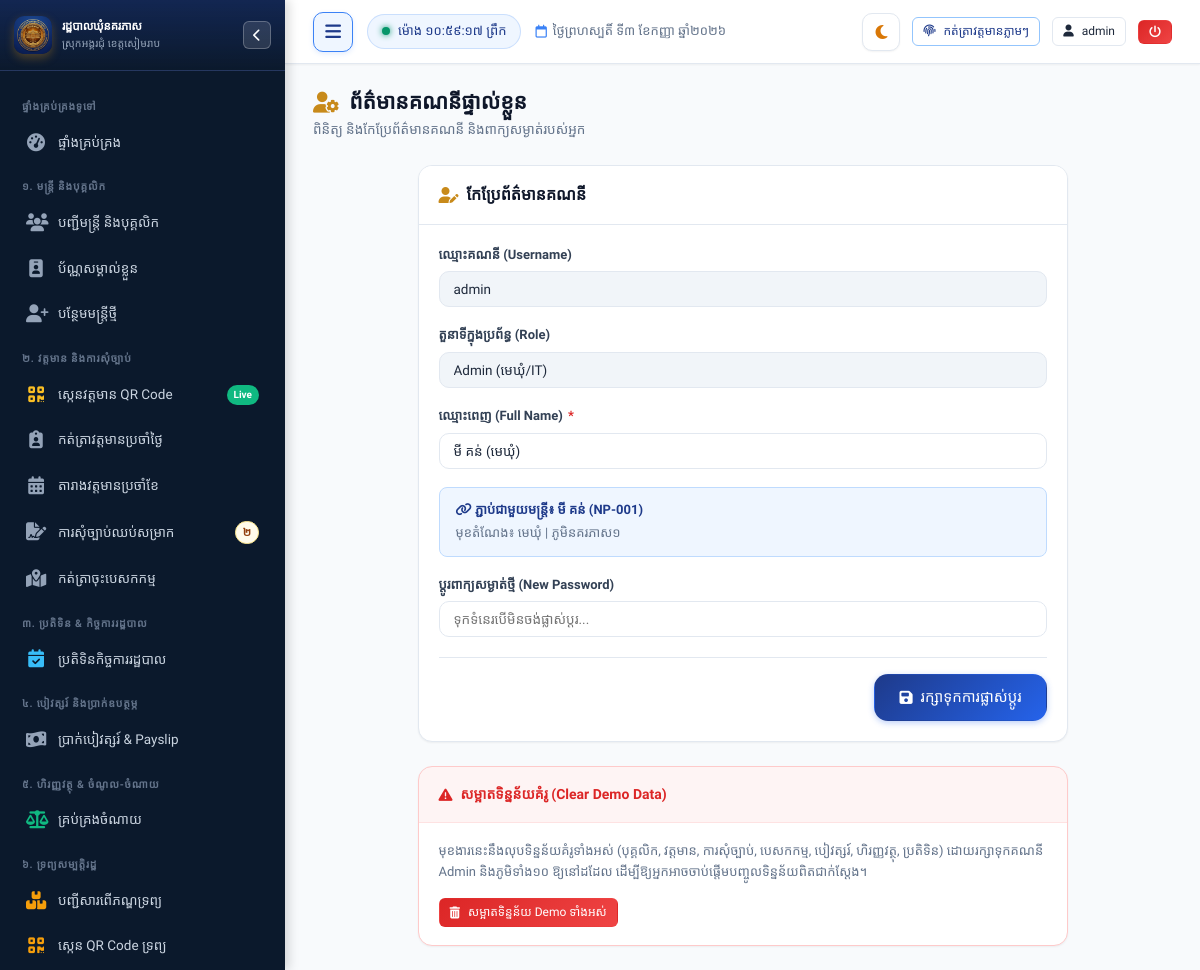
The page /settings/profile (signed in) on the database its author committed.
### tables this page shows
CREATE TABLE users (
        id INTEGER PRIMARY KEY AUTOINCREMENT,
        username TEXT UNIQUE NOT NULL,
        password_hash TEXT NOT NULL,
        full_name TEXT NOT NULL,
        role TEXT NOT NULL DEFAULT 'staff', -- 'admin', 'clerk', 'staff'
        staff_id INTEGER,
        avatar TEXT,
        is_active INTEGER DEFAULT 1,
        created_at TIMESTAMP DEFAULT CURRENT_TIMESTAMP,
        FOREIGN KEY (staff_id) REFERENCES staff (id) ON DELETE SET NULL
    );

CREATE TABLE staff (
        id INTEGER PRIMARY KEY AUTOINCREMENT,
        officer_code TEXT UNIQUE NOT NULL,
        name_kh TEXT NOT NULL,
        name_en TEXT NOT NULL,
        gender TEXT NOT NULL, -- 'ប្រុស', 'ស្រី'
        dob TEXT NOT NULL,
        national_id TEXT,
        phone TEXT,
        email TEXT,
        village TEXT NOT NULL,
        commune TEXT DEFAULT 'នគរភាស',
        district TEXT DEFAULT 'វ៉ារិន',
        province TEXT DEFAULT 'សៀមរាប',
        address TEXT,
        category TEXT NOT NULL, -- 'council', 'clerk', 'contract', 'village'
        position_title_kh TEXT NOT NULL,
        position_title_en TEXT,
        cadre_level TEXT, -- កម្រិតក្របខណ្ឌ
        appointment_date TEXT,
        contract_end_date TEXT,
        base_salary REAL DEFAULT 0,
        position_allowance REAL DEFAULT 0,
        family_allowance REAL DEFAULT 0,
        education_level TEXT,
        photo TEXT,
        status TEXT DEFAULT 'active', -- 'active', 'resigned', 'retired', 'suspended'
        emergency_contact TEXT,
        notes TEXT,
        created_at TIMESTAMP DEFAULT CURRENT_TIMESTAMP,
        updated_at TIMESTAMP DEFAULT CURRENT_TIMESTAMP
    );

### app.py (the view, shortened to what this page needs)
@app.route("/settings/profile", methods=["GET", "POST"])
@login_required
def user_profile():
    conn = get_db()
    cursor = conn.cursor()
    cursor.execute("""
        SELECT u.*, s.name_kh, s.officer_code, s.position_title_kh, s.category, s.village, s.phone, s.email
        FROM users u
        LEFT JOIN staff s ON u.staff_id = s.id
        WHERE u.id = ?
    """, (session.get("user_id"),))
    user = cursor.fetchone()
    conn.close()
    return render_template("settings/profile.html", user=user)

### app.py (called while the page is built, shortened)
@app.teardown_appcontext
def teardown_db(exception=None):
    close_db_connection(exception)

@app.after_request
def add_cache_headers(response):
    if request.path.startswith('/static/css') or request.path.startswith('/static/js'):
        response.headers['Cache-Control'] = 'no-cache, must-revalidate'
    elif request.path.startswith('/static') or request.path == '/favicon.ico':
        response.headers['Cache-Control'] = 'public, max-age=86400'
    return response

@app.before_request
def ensure_database_ready():
    if request.path.startswith('/static') or request.path == '/favicon.ico':
        return

@app.template_filter("kh_num")
def kh_num_filter(val):
    return to_khmer_num(val)

### database.py (called while the page is built, shortened)
def _raw_create_connection():
    conn = sqlite3.connect(DB_PATH)
    conn.row_factory = sqlite3.Row
    conn.execute("PRAGMA foreign_keys = ON")
    conn.execute("PRAGMA journal_mode = WAL")
    conn.execute("PRAGMA synchronous = NORMAL")
    conn.execute("PRAGMA cache_size = -64000")
    return SqliteConnectionWrapper(conn)

def get_db():
    global _DB_SCHEMA_INITIALIZED
    conn = None
    try:
        from flask import g, has_request_context
        if has_request_context():
            if not hasattr(g, 'db') or g.db is None:
                g.db = _raw_create_connection()
            conn = g.db
    except ImportError:
        pass
    if conn is None:
        conn = _raw_create_connection()
    if not _DB_SCHEMA_INITIALIZED:
        _DB_SCHEMA_INITIALIZED = True
        try:
            init_db(conn)
        except Exception as e:
            print(f"[Auto Schema Init Notice] {e}")
    return conn

def close_db_connection(e=None):
    try:
        from flask import g, has_request_context
        if has_request_context():
            db = getattr(g, 'db', None)
            if db is not None:
                g.db = None
                db._real_close()
    except ImportError:
        pass

    def cursor(self):
        return self._conn.cursor()

    def close(self):
        try:
            from flask import g, has_request_context
            if has_request_context() and getattr(g, 'db', None) is self:
                return
        except ImportError:
            pass
        self._real_close()

### templates/settings/profile.html (shortened to what this page needs)
{% extends "base.html" %}
{% block content %}
<div class="page-header">
  <div class="page-header-title">
    <h1>
      <i class="fa-solid fa-user-gear text-gold"></i>
      <span>ព័ត៌មានគណនីផ្ទាល់ខ្លួន</span>
    </h1>
    <p>ពិនិត្យ និងកែប្រែព័ត៌មានគណនី និងពាក្យសម្ងាត់របស់អ្នក</p>
  </div>
</div>
<div class="card" style="max-width: 650px; margin: 0 auto;">
  <div class="card-header">
    <div class="card-title">
      <i class="fa-solid fa-user-pen text-gold"></i>
      <span>កែប្រែព័ត៌មានគណនី</span>
    </div>
  </div>
  <div class="card-body">
    <form method="POST" action="{{ url_for('user_profile') }}">
      <div class="form-group">
        <label class="form-label">ឈ្មោះគណនី (Username)</label>
        <input type="text" class="form-control" value="{{ user.username }}" readonly style="background: #f1f5f9;">
      </div>
      <div class="form-group">
        <label class="form-label">តួនាទីក្នុងប្រព័ន្ធ (Role)</label>
        <input type="text" class="form-control" value="{% if user.role == 'admin' %}Admin (មេឃុំ/IT){% elif user.role == 'clerk' %}Clerk (ស្មៀនឃុំ){% else %}Staff (មន្ត្រីទូទៅ){% endif %}" readonly style="background: #f1f5f9;">
      </div>
      <div class="form-group">
        <label class="form-label">ឈ្មោះពេញ (Full Name) <span class="required">*</span></label>
        <input type="text" name="full_name" class="form-control" value="{{ user.full_name }}" required>
      </div>
      {% if user.name_kh %}
      <div style="background: #eff6ff; border: 1px solid #bfdbfe; padding: 12px 16px; border-radius: 8px; margin-bottom: 18px; font-size: 13px;">
        <div style="font-weight: bold; color: var(--primary);">
          <i class="fa-solid fa-link"></i> ភ្ជាប់ជាមួយមន្ត្រី៖ {{ user.name_kh }} ({{ user.officer_code }})
        </div>
        <div style="color: var(--text-muted); margin-top: 2px;">
          មុខតំណែង៖ {{ user.position_title_kh }} | ភូមិ{{ user.village }}
        </div>
      </div>
      {% endif %}
      <div class="form-group">
        <label class="form-label">ប្តូរពាក្យសម្ងាត់ថ្មី (New Password)</label>
        <input type="password" name="new_password" class="form-control" placeholder="ទុកទំនេរបើមិនចង់ផ្លាស់ប្តូរ...">
      </div>
      <div style="display: flex; justify-content: flex-end; gap: 12px; margin-top: 20px; padding-top: 16px; border-top: 1px solid var(--border-color);">
        <button type="submit" class="btn btn-primary btn-lg">
          <i class="fa-solid fa-floppy-disk"></i> រក្សាទុកការផ្លាស់ប្តូរ
        </button>
      </div>
    </form>
  </div>
</div>
{% if session.role == 'admin' %}
<div class="card" style="max-width: 650px; margin: 24px auto 0; border: 1px solid #fecaca;">
  <div class="card-header" style="border-bottom-color: #fee2e2; background: rgba(220, 38, 38, 0.05);">
    <div class="card-title" style="color: #dc2626; font-size: 14px;">
      <i class="fa-solid fa-triangle-exclamation"></i>
      <span>សម្អាតទិន្នន័យគំរូ (Clear Demo Data)</span>
    </div>
  </div>
  <div class="card-body" style="padding: 18px 20px;">
    <p style="font-size: 13px; color: var(--text-muted); margin-bottom: 16px; line-height: 1.6;">
      មុខងារនេះនឹងលុបទិន្នន័យគំរូទាំងអស់ (បុគ្គលិក, វត្តមាន, ការសុំច្បាប់, បេសកកម្ម, បៀវត្សរ៍, ហិរញ្ញវត្ថុ, ប្រតិទិន) ដោយរក្សាទុកគណនី Admin និងភូមិទាំង១០ ឱ្យនៅដដែល ដើម្បីឱ្យអ្នកអាចចាប់ផ្តើមបញ្ចូលទិន្នន័យពិតជាក់ស្តែង។
    </p>
    <form method="POST" action="{{ url_for('admin_clear_demo_data') }}"
      onsubmit="return confirm('⚠️ តើអ្នកពិតជាចង់សម្អាតទិន្នន័យ Demo ទាំងអស់មែនទេ? សកម្មភាពនេះមិនអាចត្រឡប់ក្រោយបានឡើយ។');">
      <button type="submit" class="btn btn-danger btn-sm">
        <i class="fa-solid fa-trash-can"></i> សម្អាតទិន្នន័យ Demo ទាំងអស់
      </button>
    </form>
  </div>
</div>
{% endif %}
{% endblock %}

### rows shown on the page
users: username "admin", role "Admin (មេឃុំ/IT)", full_name "មី គន់ (មេឃុំ)"
staff: name_kh "មី គន់", officer_code "NP-001", position_title_kh "មេឃុំ", village "នគរភាស១"

### other values the page prints
{{ pending_leaves_count | kh_num }} "២"
{{ today_khmer }} "ថ្ងៃព្រហស្បតិ៍ ទី៣ ខែកញ្ញា ឆ្នាំ២០២៦"
{{ session.username }} "admin"
